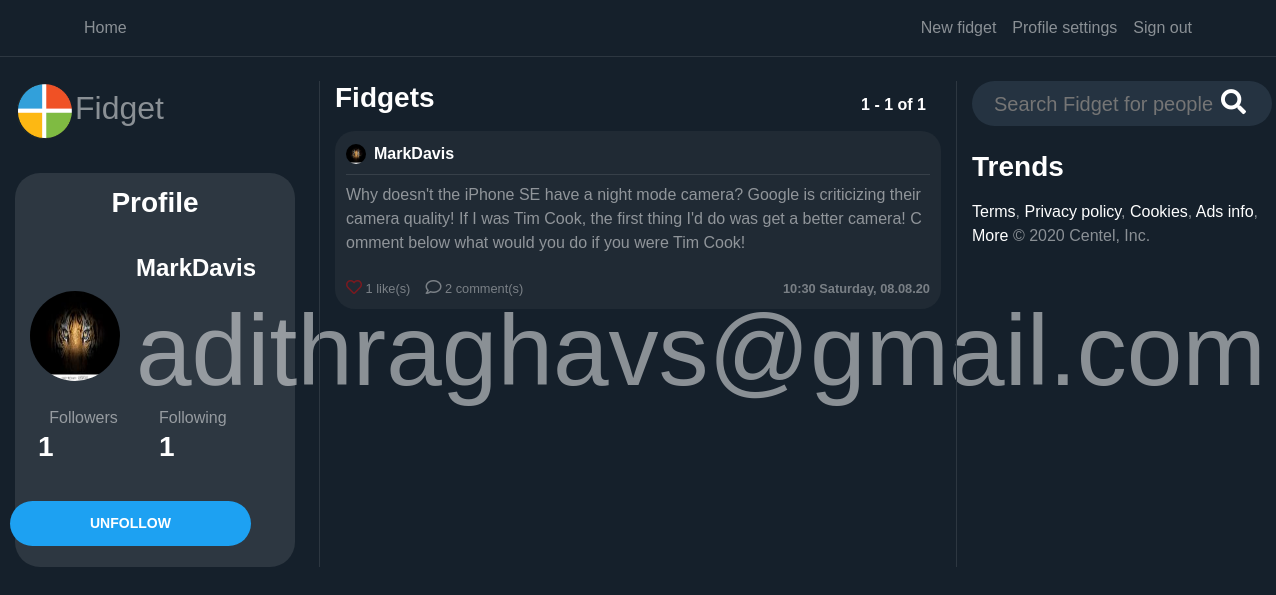
/user/MarkDavis (signed in), run on the app's committed database.
### users/models.py (models this page shows, shortened)
class Profile(models.Model):
    user = models.OneToOneField(User, on_delete=models.CASCADE)
    image = models.ImageField(default='default.png', upload_to='profile_pics')
    @property
    def followers(self):
        return Follow.objects.filter(follow_user=self.user).count()
    @property
    def following(self):
        return Follow.objects.filter(user=self.user).count()

### blog/models.py (models this page shows, shortened)
class Post(models.Model):
    content = models.TextField(max_length=1000)
    date_posted = models.DateTimeField(default=timezone.now)
    author = models.ForeignKey(User, on_delete=models.CASCADE)
    likes= models.IntegerField(default=0)
    dislikes= models.IntegerField(default=0)
    @property
    def number_of_comments(self):
        return Comment.objects.filter(post_connected=self).count()

### blog/views.py (the view, shortened to what this page needs)
# urls.py: path('user/<str:username>', UserPostListView.as_view(), name='user-posts'),
class UserPostListView(LoginRequiredMixin, ListView):
    model = Post
    template_name = 'blog/user_posts.html'
    context_object_name = 'posts'
    paginate_by = PAGINATION_COUNT
    def visible_user(self):
        return get_object_or_404(User, username=self.kwargs.get('username'))
    def get_context_data(self, **kwargs):
        visible_user = self.visible_user()
        logged_user = self.request.user
        print(logged_user.username == '', file=sys.stderr)
        if logged_user.username == '' or logged_user is None:
            can_follow = False
        else:
            can_follow = (Follow.objects.filter(user=logged_user,
                                                follow_user=visible_user).count() == 0)
        data = super().get_context_data(**kwargs)
        data['user_profile'] = visible_user
        data['can_follow'] = can_follow
        return data
    def get_queryset(self):
        user = self.visible_user()
        return Post.objects.filter(author=user).order_by('-date_posted')

### blog/templates/blog/user_posts.html
{% extends "blog/home.html" %}

### blog/templates/blog/home.html (shortened to what this page needs)
{% extends "blog/base.html" %}
{% load static %}
{% block content %}
    <div class="row">
        <div class="col-12 col-md-3 pr-4 dont-move">
            <a href="/"> <h2><img class="img-fluid" width="60" src="{% static 'blog/logo.png' %}">Fidget</h2></a><br>
            <div class="profile-section">
            <h3 class="white-important p-2" style="text-align: center;">
                Profile
            </h3>
            <article class="media content-section" style="height: 140px; width: 100%">
                {%  if user_profile != None %}
                    <div class="mt-2 d-flex full-width align-items-center">
                        <img
                           class="rounded-circle mr-3 img-fluid"
                           style="width: 90px; height: 90px;"
                           src="{{ user_profile.profile.image.url }}">
                        <div>
                            <h4 style="text-align: left"
                                    class="white-important">
                                {{ user_profile.username }}
                            </h4>
                            <h6 style="text-align: left"
                                    class="email-profile">
                                {{ user.email }}
                            </h6>
                        </div>
                    </div>
                {%  endif %}
            </article>
            <article class="media content-section">
                <div class="row full-width pl-2">
                    <div class="col-6" style="text-align: center;">
                            Followers
                    </div>
                    <div class="col-6">
                            Following
                    </div>
                    {%  if user_profile != None %}
                        <div class="col-6">
                            <h3 class="white-important follow-click">
                                <a href="{% url 'user-followers' user_profile.username %}">
                                    {{ user_profile.profile.followers }}
                                </a>
                            </h3>
                        </div>
                         <div class="col-6">
                            <a href="{% url 'user-follows' user_profile.username %}">
                                <h3 class="white-important follow-click">
                                    {{ user_profile.profile.following }}
                                </h3>
                            </a>
                        </div>
                    {%  endif %}
                </div>
            </article>
            <div class="d-flex">
                {%  if user_profile is not None and user_profile.id != user.id  and user.username != '' %}
                    <form method="POST">
                        <div class="form-group">
                            <button style="margin-left: -10px" class="btn btn-sm btn-outline-primary"
                                    name="{% if can_follow %}follow{% else %}unfollow{% endif %}"
                                    type="submit">
                                 {% if can_follow %}
                                     FOLLOW
                                 {% else %}
                                     UNFOLLOW
                                 {% endif %}
                            </button>
                        </div>
                    </form>
                {% endif %}
            </div>
            </div>
        </div>
        <div class="col-12 col-md-6 scrollable" >
            <div class="full-width row">
                <div class="col-6">
                    <h3 class="white-important mb-3">
                        Fidgets
                    </h3>
                </div>
                 <div class="col-6 no-padding">
                    <h6
                            style="position: absolute; bottom: 0; right: 0"
                            class="white-important mb-3">
                        {{ page_obj.start_index }} - {{ page_obj.end_index }} of
                        {{ paginator.count }}
                    </h6>
                </div>
            </div>
            {% for post in posts %}
                <article class="media content-section hovered-tweet">
                <div style="width: 100%; word-break: break-all;">
                    <div class="pb-2 row m-0" style="width: 100%; margin-right: 0 !important;">
                       <div
                               style="padding-left: 0px !important;"
                               class="col-8 no-padding d-flex align-items-center">
                           <img
                               class="rounded-circle mr-2"
                               style="width: 20px; height: 20px;"
                               src="{{ post.author.profile.image.url }}">
                           <a class="mr-2 white-important" href="{% url 'user-posts' post.author %}">
                               {{ post.author }}
                           </a>
                       </div>
                       <div class="col-4 d-flex flex-row-reverse no-padding align-items-center"
                            style="padding-right: 0 !important;">
                       </div>
                   </div>
                    <div
                            class="mb-2"
                            style="width: 100%; height: 1px; background-color: rgba(255, 255, 255, 0.1)"></div>
                    <a
                            style="color: rgba(255, 255, 255, 0.5) !important;"
                            href="{% url 'post-detail' post.id %}">
                        <p class="mb-4">
                            {{ post.content }}
                        </p>
                    </a>
                        <div class="row">
                            <div class="col-6" style="display: flex;">
                                <small style="opacity: 0.4;">
                                    <a href="#" onClick="document.getElementById('likebutton').submit()">
                                            {% if post.likes == 1  %}
                                            <i style="color: red; font-size: 16px;" class="far fa-heart"></i>
                                            {% else %}
                                            <i style=" font-size: 16px;" class="far fa-heart"></i>
                                            {% endif %}
                                             {{post.likes}} like(s)
                                    </a>
                                </small>
                                <small style="opacity: 0.4; margin-left:15px;">
                                    <a href="/post/{{post.id}}/">
                                        <i style=" font-size: 16px;" class="far fa-comment"></i> {{ post.number_of_comments }} comment(s)
                                    </a>
                                </small>
                            </div>
                            <div class="col-6">
                                <small
                                        style="opacity: 0.4;"
                                    class="white-important d-flex full-width flex-row-reverse">
                                    {{ post.date_posted | date:"H:i l, d.m.y" }}
                                </small>
                            </div>
                        </div>
                </div>
                </article>
            {% endfor %}
        </div>
        <div class="col-12 col-md-3 dont-move">
            <form action="{% url 'search' %}" method="post">{% csrf_token %}
                <div class="search-container">
                    <div class="search">
                    <input required name="search" type="text" id="zip-code-input" placeholder="Search Fidget for people">
                    <button type="submit" style="border:0; background: transparent;"><i class="fa fa-search"></i> </button> </a>
                </form>
              </div>
            </div>
            <h3 class="white-important mb-3 mt-4"> Trends </h3>
                <p><a href="">Terms</a>,
<a href="">Privacy policy</a>,
<a href="">Cookies</a>,
<a href="">Ads info</a>,
<a href="">More</a>
© 2020 Centel, Inc.</p>
        </div>
    </div>
{% endblock content %}

### blog/static/blog/main.css (style rules this page uses)
:root { --muted-color: rgba(255, 255, 255, 0.5); }
body { background: #15202b; color: var(--muted-color); margin-top: 5rem; }
h1, h2, h3, h4, h5, h6 { color: var(--muted-color); }
.content-section { padding: 10px 10px; margin-bottom: 20px; }
.no-padding { padding: 0 !important; }
a { color: white; text-underline: none; text-decoration: none !important; }
article { border-radius: 4px; }
.white-important { color: white; font-weight: bold; }
.full-width { width: 100% }
.btn-outline-primary { border-color: white; color: white !important; padding: 12px 80px 12px 80px; font-weight: bold; background-color: #1da1f2; border:0; border-radius: 25px; }
.hovered-tweet { background-color: #90909017; border-radius: 20px; }
.hovered-tweet { border: 1px solid transparent; }
.profile-section { background-color: #2d3741; padding: 5px; border-radius: 25px; }
.scrollable { overflow-y: auto; border-left: 1px solid #2d3741; border-right: 1px solid #2d3741; }
.email-profile { font-size: 100px; word-wrap: break-word; }

### blog/static/blog/style.css (style rules this page uses)
body { font-family: Arial, Helvetica, sans-serif; height: 100vh; margin: 0; padding: 0; }
.search-container { width: 300px; height: 45px; background-color: #253341; border-radius: 30px; display: flex; }
.search-container input { width: 100%; font-size: 20px; background-color: transparent; border: 0; color: white; }
.search-container .search { flex-grow: 1; display: flex; align-items: center; padding-left: 20px; padding-right: 20px; }
.search i { font-size: 25px; color: white; }
.search i { cursor: pointer; }

### data on the page
Post: author.profile.image (picture), author "MarkDavis", content "Why doesn't the iPhone SE have a night mode camera? Google is criticizing their camera quality! If I was Tim Cook, the first thing I'd do was get a better camera! Comment below what would you do if you were Tim Cook!", likes "1", number_of_comments "2", date_posted "10:30 Saturday, 08.08.20"

### other printed values
{{ user_profile.username }} "MarkDavis"
{{ user.email }} "adithraghavs@gmail.com"
{{ user_profile.profile.followers }} "1"
{{ user_profile.profile.following }} "1"
{{ page_obj.start_index }} "1"
{{ page_obj.end_index }} "1"
{{ paginator.count }} "1"
